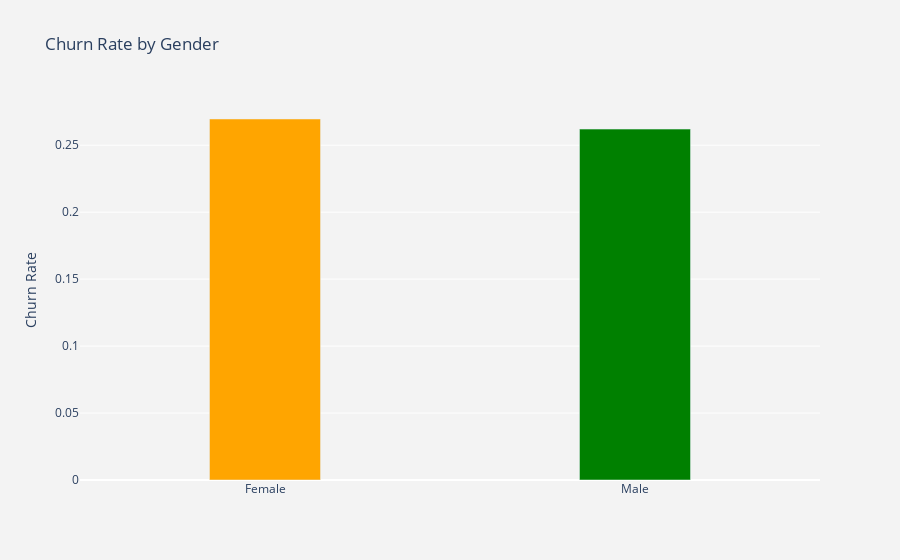

Notebook cell for this chart:
### Code cell
# Visualize Churn Rate by Gender
plot_by_gender = churn_dataset.groupby('gender').Churn.mean().reset_index()
plot_data = [
    go.Bar(
        x=plot_by_gender['gender'],
        y=plot_by_gender['Churn'],
        width = [0.3, 0.3],
        marker=dict(
        color=['orange', 'green'])
    )
]
plot_layout = go.Layout(
        xaxis={"type": "category"},
        yaxis={"title": "Churn Rate"},
        title='Churn Rate by Gender',
        plot_bgcolor  = 'rgb(243,243,243)',
        paper_bgcolor  = 'rgb(243,243,243)',
    )
fig = go.Figure(data=plot_data, layout=plot_layout)
po.iplot(fig)

### Figure 1 — Plotly figure (JSON) as saved in the notebook; plotly's stock layout.template omitted (floating-point values rounded to 4 significant figures)
{"data": [{"marker": {"color": ["orange", "green"]}, "type": "bar", "width": [0.3, 0.3], "x": ["Female", "Male"], "y": [0.2696, 0.262]}], "layout": {"paper_bgcolor": "rgb(243,243,243)", "plot_bgcolor": "rgb(243,243,243)", "title": {"text": "Churn Rate by Gender"}, "xaxis": {"type": "category"}, "yaxis": {"title": {"text": "Churn Rate"}}}}
